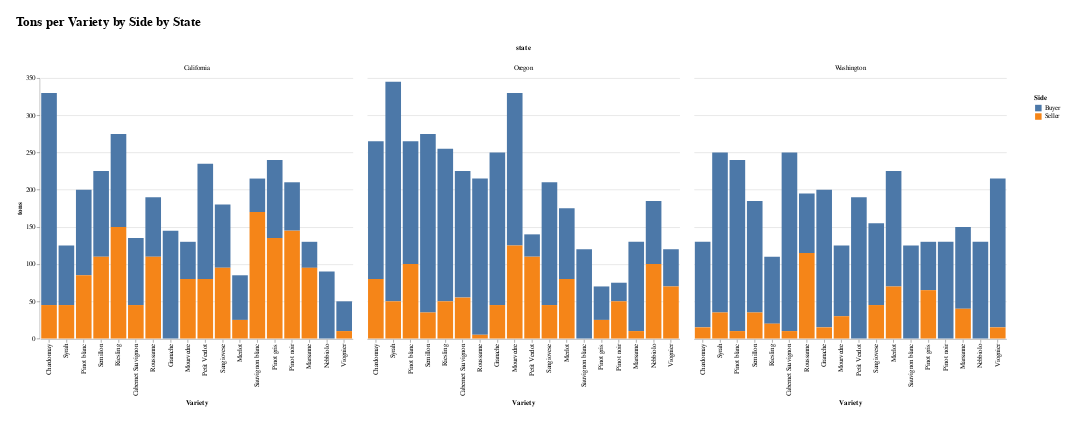

The cell this chart's notebook holds for it:
### Code cell
chart = requests.get('http://127.0.0.1:8000/graph/df-grapes-by-state-combined').json()
Chart.from_dict(chart)

### Figure 1 — Vega-Lite specification as saved in the notebook (floating-point values rounded to 4 significant figures)
{"config": {"view": {"continuousWidth": 400, "continuousHeight": 300, "stroke": "#FFF"}, "legend": {"padding": 24}, "title": {"fontSize": 20, "offset": 24}}, "data": {"name": "data-2a7bdd573226d9da8a24cc96a7fb8e28"}, "mark": "bar", "datasets": {"data-2a7bdd573226d9da8a24cc96a7fb8e28": [{"variety": "Cabernet Sauvignon", "side": "Buyer", "state": "California", "tons": 90}, {"variety": "Cabernet Sauvignon", "side": "Buyer", "state": "Oregon", "tons": 170}, {"variety": "Cabernet Sauvignon", "side": "Buyer", "state": "Washington", "tons": 240}, {"variety": "Chardonnay", "side": "Buyer", "state": "California", "tons": 285}, {"variety": "Chardonnay", "side": "Buyer", "state": "Oregon", "tons": 185}, {"variety": "Chardonnay", "side": "Buyer", "state": "Washington", "tons": 115}, {"variety": "Granache", "side": "Buyer", "state": "California", "tons": 145}, {"variety": "Granache", "side": "Buyer", "state": "Oregon", "tons": 205}, {"variety": "Granache", "side": "Buyer", "state": "Washington", "tons": 185}, {"variety": "Marsanne", "side": "Buyer", "state": "California", "tons": 35}, {"variety": "Marsanne", "side": "Buyer", "state": "Oregon", "tons": 120}, {"variety": "Marsanne", "side": "Buyer", "state": "Washington", "tons": 110}, {"variety": "Merlot", "side": "Buyer", "state": "California", "tons": 60}, {"variety": "Merlot", "side": "Buyer", "state": "Oregon", "tons": 95}, {"variety": "Merlot", "side": "Buyer", "state": "Washington", "tons": 155}, {"variety": "Mourvedre", "side": "Buyer", "state": "California", "tons": 50}, {"variety": "Mourvedre", "side": "Buyer", "state": "Oregon", "tons": 205}, {"variety": "Mourvedre", "side": "Buyer", "state": "Washington", "tons": 95}, {"variety": "Nebbiolo", "side": "Buyer", "state": "California", "tons": 90}, {"variety": "Nebbiolo", "side": "Buyer", "state": "Oregon", "tons": 85}, {"variety": "Nebbiolo", "side": "Buyer", "state": "Washington", "tons": 130}, {"variety": "Petit Verdot", "side": "Buyer", "state": "California", "tons": 155}, {"variety": "Petit Verdot", "side": "Buyer", "state": "Oregon", "tons": 30}, {"variety": "Petit Verdot", "side": "Buyer", "state": "Washington", "tons": 190}, {"variety": "Pinot blanc", "side": "Buyer", "state": "California", "tons": 115}, {"variety": "Pinot blanc", "side": "Buyer", "state": "Oregon", "tons": 165}, {"variety": "Pinot blanc", "side": "Buyer", "state": "Washington", "tons": 230}, {"variety": "Pinot gris", "side": "Buyer", "state": "California", "tons": 105}, {"variety": "Pinot gris", "side": "Buyer", "state": "Oregon", "tons": 45}, {"variety": "Pinot gris", "side": "Buyer", "state": "Washington", "tons": 65}, {"variety": "Pinot noir", "side": "Buyer", "state": "California", "tons": 65}, {"variety": "Pinot noir", "side": "Buyer", "state": "Oregon", "tons": 25}, {"variety": "Pinot noir", "side": "Buyer", "state": "Washington", "tons": 130}, {"variety": "Riesling", "side": "Buyer", "state": "California", "tons": 125}, {"variety": "Riesling", "side": "Buyer", "state": "Oregon", "tons": 205}, {"variety": "Riesling", "side": "Buyer", "state": "Washington", "tons": 90}, {"variety": "Roussanne", "side": "Buyer", "state": "California", "tons": 80}, {"variety": "Roussanne", "side": "Buyer", "state": "Oregon", "tons": 210}, {"variety": "Roussanne", "side": "Buyer", "state": "Washington", "tons": 80}, {"variety": "Sangiovese", "side": "Buyer", "state": "California", "tons": 85}, {"variety": "Sangiovese", "side": "Buyer", "state": "Oregon", "tons": 165}, {"variety": "Sangiovese", "side": "Buyer", "state": "Washington", "tons": 110}, {"variety": "Sauvignon blanc", "side": "Buyer", "state": "California", "tons": 45}, {"variety": "Sauvignon blanc", "side": "Buyer", "state": "Oregon", "tons": 120}, {"variety": "Sauvignon blanc", "side": "Buyer", "state": "Washington", "tons": 125}, {"variety": "Semillon", "side": "Buyer", "state": "California", "tons": 115}, {"variety": "Semillon", "side": "Buyer", "state": "Oregon", "tons": 240}, {"variety": "Semillon", "side": "Buyer", "state": "Washington", "tons": 150}, {"variety": "Syrah", "side": "Buyer", "state": "California", "tons": 80}, {"variety": "Syrah", "side": "Buyer", "state": "Oregon", "tons": 295}, {"variety": "Syrah", "side": "Buyer", "state": "Washington", "tons": 215}, {"variety": "Viognier", "side": "Buyer", "state": "California", "tons": 40}, {"variety": "Viognier", "side": "Buyer", "state": "Oregon", "tons": 50}, {"variety": "Viognier", "side": "Buyer", "state": "Washington", "tons": 200}, {"variety": "Cabernet Sauvignon", "side": "Seller", "state": "California", "tons": 45}, {"variety": "Cabernet Sauvignon", "side": "Seller", "state": "Oregon", "tons": 55}, {"variety": "Cabernet Sauvignon", "side": "Seller", "state": "Washington", "tons": 10}, {"variety": "Chardonnay", "side": "Seller", "state": "California", "tons": 45}, {"variety": "Chardonnay", "side": "Seller", "state": "Oregon", "tons": 80}, {"variety": "Chardonnay", "side": "Seller", "state": "Washington", "tons": 15}, {"variety": "Granache", "side": "Seller", "state": "Oregon", "tons": 45}, {"variety": "Granache", "side": "Seller", "state": "Washington", "tons": 15}, {"variety": "Marsanne", "side": "Seller", "state": "California", "tons": 95}, {"variety": "Marsanne", "side": "Seller", "state": "Oregon", "tons": 10}, {"variety": "Marsanne", "side": "Seller", "state": "Washington", "tons": 40}, {"variety": "Merlot", "side": "Seller", "state": "California", "tons": 25}, {"variety": "Merlot", "side": "Seller", "state": "Oregon", "tons": 80}, {"variety": "Merlot", "side": "Seller", "state": "Washington", "tons": 70}, {"variety": "Mourvedre", "side": "Seller", "state": "California", "tons": 80}, {"variety": "Mourvedre", "side": "Seller", "state": "Oregon", "tons": 125}, {"variety": "Mourvedre", "side": "Seller", "state": "Washington", "tons": 30}, {"variety": "Nebbiolo", "side": "Seller", "state": "Oregon", "tons": 100}, {"variety": "Petit Verdot", "side": "Seller", "state": "California", "tons": 80}, {"variety": "Petit Verdot", "side": "Seller", "state": "Oregon", "tons": 110}, {"variety": "Pinot blanc", "side": "Seller", "state": "California", "tons": 85}, {"variety": "Pinot blanc", "side": "Seller", "state": "Oregon", "tons": 100}, {"variety": "Pinot blanc", "side": "Seller", "state": "Washington", "tons": 10}, {"variety": "Pinot gris", "side": "Seller", "state": "California", "tons": 135}, {"variety": "Pinot gris", "side": "Seller", "state": "Oregon", "tons": 25}, {"variety": "Pinot gris", "side": "Seller", "state": "Washington", "tons": 65}, {"variety": "Pinot noir", "side": "Seller", "state": "California", "tons": 145}, {"variety": "Pinot noir", "side": "Seller", "state": "Oregon", "tons": 50}, {"variety": "Riesling", "side": "Seller", "state": "California", "tons": 150}, {"variety": "Riesling", "side": "Seller", "state": "Oregon", "tons": 50}, {"variety": "Riesling", "side": "Seller", "state": "Washington", "tons": 20}, {"variety": "Roussanne", "side": "Seller", "state": "California", "tons": 110}, {"variety": "Roussanne", "side": "Seller", "state": "Oregon", "tons": 5}, {"variety": "Roussanne", "side": "Seller", "state": "Washington", "tons": 115}, {"variety": "Sangiovese", "side": "Seller", "state": "California", "tons": 95}, {"variety": "Sangiovese", "side": "Seller", "state": "Oregon", "tons": 45}, {"variety": "Sangiovese", "side": "Seller", "state": "Washington", "tons": 45}, {"variety": "Sauvignon blanc", "side": "Seller", "state": "California", "tons": 170}, {"variety": "Semillon", "side": "Seller", "state": "California", "tons": 110}, {"variety": "Semillon", "side": "Seller", "state": "Oregon", "tons": 35}, {"variety": "Semillon", "side": "Seller", "state": "Washington", "tons": 35}, {"variety": "Syrah", "side": "Seller", "state": "California", "tons": 45}, {"variety": "Syrah", "side": "Seller", "state": "Oregon", "tons": 50}, {"variety": "Syrah", "side": "Seller", "state": "Washington", "tons": 35}, {"variety": "Viognier", "side": "Seller", "state": "California", "tons": 10}, {"variety": "Viognier", "side": "Seller", "state": "Oregon", "tons": 70}, {"variety": "Viognier", "side": "Seller", "state": "Washington", "tons": 15}]}, "encoding": {"color": {"field": "side", "title": "Side", "type": "nominal"}, "column": {"field": "state", "type": "nominal"}, "tooltip": [{"field": "side", "type": "nominal"}, {"field": "variety", "type": "nominal"}, {"field": "tons", "type": "quantitative"}], "x": {"field": "variety", "sort": "-y", "title": "Variety", "type": "nominal"}, "y": {"field": "tons", "type": "quantitative"}}, "height": 400, "padding": 24, "title": "Tons per Variety by Side by State", "width": 480, "$schema": "https://vega.github.io/schema/vega-lite/v4.17.0.json"}
